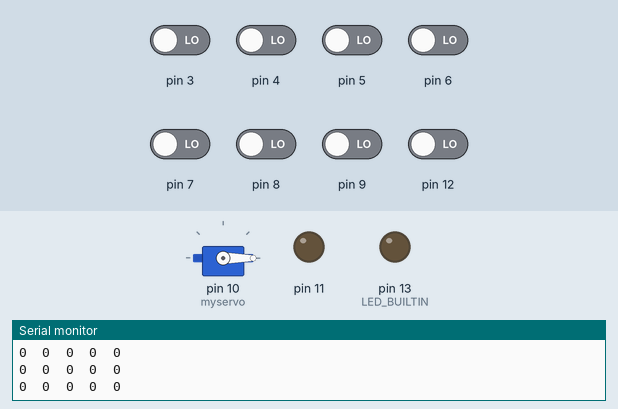
This sketch was run on a simulated Arduino Uno, built with avr-gcc and run on an emulated ATmega328P. Parts: servo, output pins drawn as LEDs (lit = HIGH), the last lines printed to the serial monitor. Inputs (shaded band) come from the test bench; at power-on: pin 3–9, pin 12 LOW.

Above: at 11.7 s.
11.8 s: pin 4 driven HIGH
At 13.1 s:
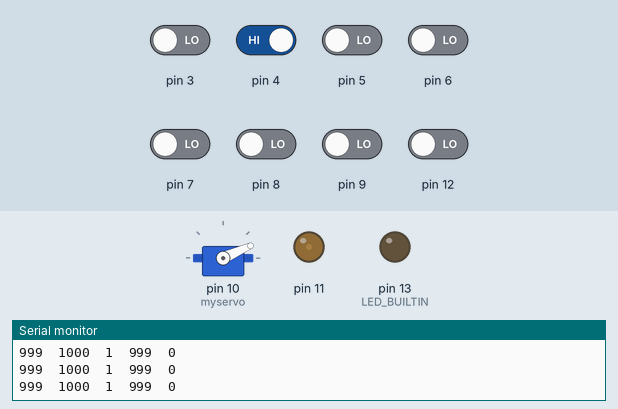
13.4 s: pin 7 driven HIGH
At 13.9 s:
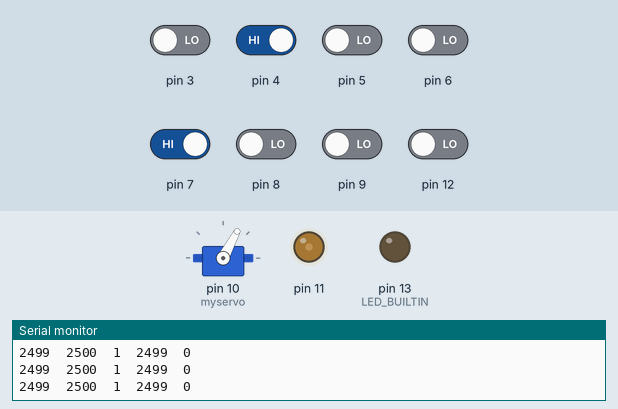
15.0 s: pin 8 driven HIGH
At 16.3 s:
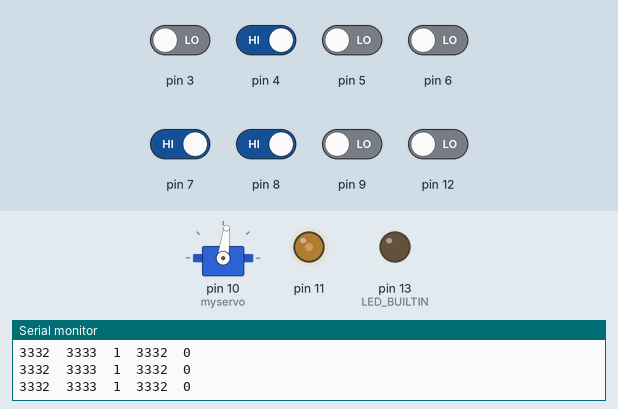
16.6 s: pin 12 driven HIGH
At 17.4 s:
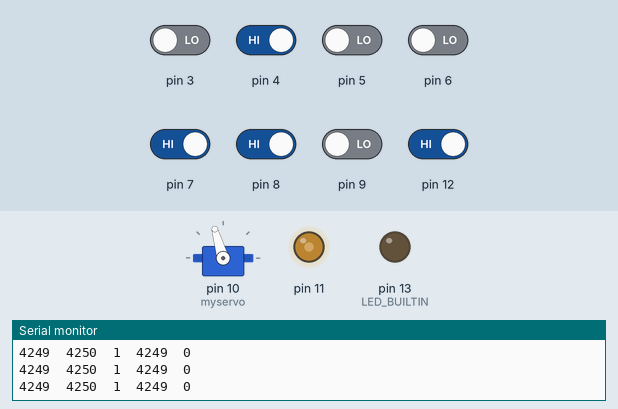
18.2 s: pin 4 driven LOW
At 18.7 s:
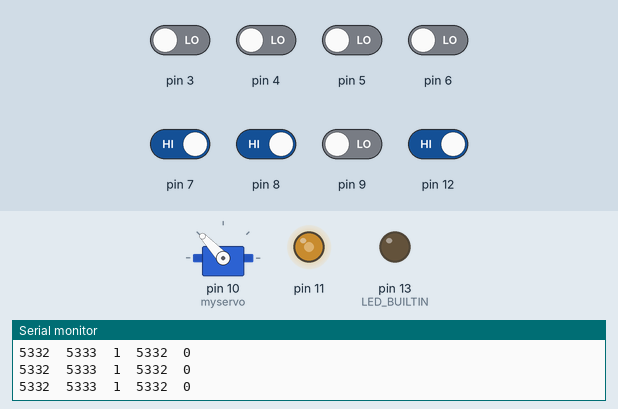
19.8 s: pin 5 driven HIGH
At 21.2 s:
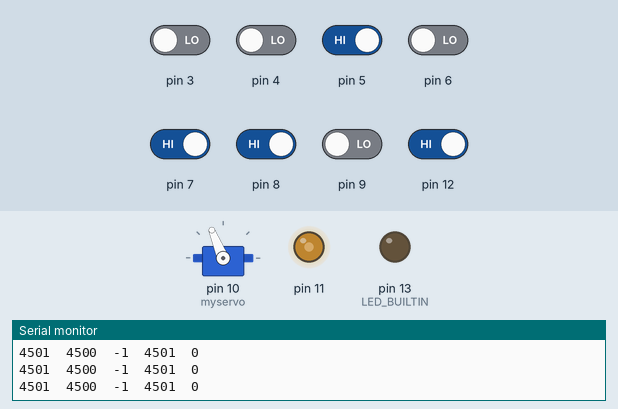
Timing chart, 0 to 22.4 s (numbered marks = the images above; inputs shaded):
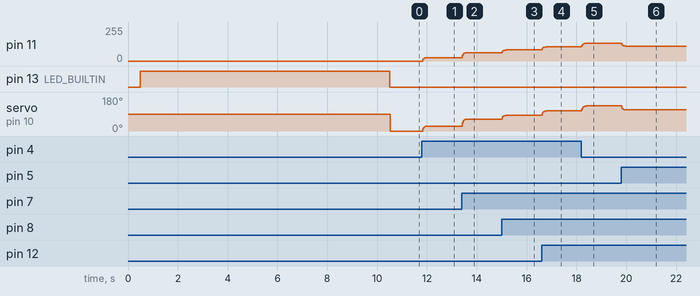

Measured:
- after the input at 11.8 s, pin 11: 0/255 → 24/255 at once; servo on pin 10 (myservo): 0° → 24° at once
- after the input at 13.4 s, pin 11: 24/255 → 62/255 at once; servo on pin 10 (myservo): 24° → 62° at once
- after the input at 15.0 s, pin 11: 62/255 → 82/255 at once, → 83/255 0.17 s later; servo on pin 10 (myservo): 62° → 82° at once, → 83° 0.17 s later
- after the input at 16.6 s, pin 11: 83/255 → 106/255 at once; servo on pin 10 (myservo): 83° → 106° at once
- after the input at 18.2 s, pin 11: 106/255 → 133/255 at once; servo on pin 10 (myservo): 106° → 133° at once
- after the input at 19.8 s, pin 11: 133/255 → 112/255 at once; servo on pin 10 (myservo): 133° → 112° at once

The sketch:

code.ino
```cpp
#include <QTRSensors.h>
#include <Servo.h>
// This example is designed for use with eight RC QTR sensors. These
// reflectance sensors should be connected to digital pins 3 to 10. The
// sensors' emitter control pin (CTRL or LEDON) can optionally be connected to
// digital pin 2, or you can leave it disconnected and remove the call to
// setEmitterPin().
//
// The setup phase of this example calibrates the sensors for ten seconds and
// turns on the Arduino's LED (usually on pin 13) while calibration is going
// on. During this phase, you should expose each reflectance sensor to the
// lightest and darkest readings they will encounter. For example, if you are
// making a line follower, you should slide the sensors across the line during
// the calibration phase so that each sensor can get a reading of how dark the
// line is and how light the ground is.  Improper calibration will result in
// poor readings.
//
// The main loop of the example reads the calibrated sensor values and uses
// them to estimate the position of a line. You can test this by taping a piece
// of 3/4" black electrical tape to a piece of white paper and sliding the
// sensor across it. It prints the sensor values to the serial monitor as
// numbers from 0 (maximum reflectance) to 1000 (minimum reflectance) followed
// by the estimated location of the line as a number from 0 to 5000. 1000 means
// the line is directly under sensor 1, 2000 means directly under sensor 2,
// etc. 0 means the line is directly under sensor 0 or was last seen by sensor
// 0 before being lost. 5000 means the line is directly under sensor 5 or was
// last seen by sensor 5 before being lost.
QTRSensors qtr;
Servo myservo;
const uint8_t SensorCount = 8;
uint16_t sensorValues[SensorCount];
int counter;
int oldValue = 0;
int newValue = 0;
float k_val = 0.5;
void setup()
{
    counter = 0;
    myservo.attach(10);

    // configure the sensors
    qtr.setTypeRC();
    qtr.setSensorPins((const uint8_t[]){3, 4, 5, 6, 7, 8, 9, 12}, SensorCount);
    qtr.setEmitterPin(2);
    pinMode(11, OUTPUT);
    delay(500);
    pinMode(LED_BUILTIN, OUTPUT);
    digitalWrite(LED_BUILTIN, HIGH); // turn on Arduino's LED to indicate we are in calibration mode
    // 2.5 ms RC read timeout (default) * 10 reads per calibrate() call
    // = ~25 ms per calibrate() call.
    // Call calibrate() 400 times to make calibration take about 10 seconds.
    for (uint16_t i = 0; i < 400; i++)
    {
        qtr.calibrate();
    }
    digitalWrite(LED_BUILTIN, LOW); // turn off Arduino's LED to indicate we are through with calibration
                                    // print the calibration minimum values measured when emitters were on
    Serial.begin(9600);
    Serial.println("hoi");
    for (uint8_t i = 0; i < SensorCount; i++)
    {
        Serial.print(qtr.calibrationOn.minimum[i]);
        Serial.print(' ');
    }
    Serial.println();
    // print the calibration maximum values measured when emitters were on
    for (uint8_t i = 0; i < SensorCount; i++)
    {
        Serial.print(qtr.calibrationOn.maximum[i]);
        Serial.print(' ');
    }
    Serial.println();
    Serial.println();
    //  delay(1000);
}
void loop()
{
    // read calibrated sensor values and obtain a measure of the line position
    // from 0 to 5000 (for a white line, use readLineWhite() instead)
    int position = qtr.readLineBlack(sensorValues);
    newValue = oldValue + int(k_val * (position - oldValue));

    Serial.print(oldValue);
    Serial.print('\t');
    Serial.print(position);
    Serial.print('\t');
    Serial.print(position - oldValue);
    Serial.print('\t');
    Serial.print(newValue);
    Serial.print('\t');

    Serial.println(int(k_val * (position - oldValue)));
    oldValue = newValue;
    // print the sensor values as numbers from 0 to 1000, where 0 means maximum
    // reflectance and 1000 means minimum reflectance, followed by the line
    // position
    //  for (uint8_t i = 0; i < SensorCount; i++)
    //  {
    //    Serial.print(sensorValues[i]);
    //    Serial.print('\t');
    //  }
    //  Serial.print(position);
    //  Serial.print('\t');
    //  Serial.println(newValue);

    myservo.write(newValue / 40);
    analogWrite(11, newValue / 40);
    delay(25);
}
```
